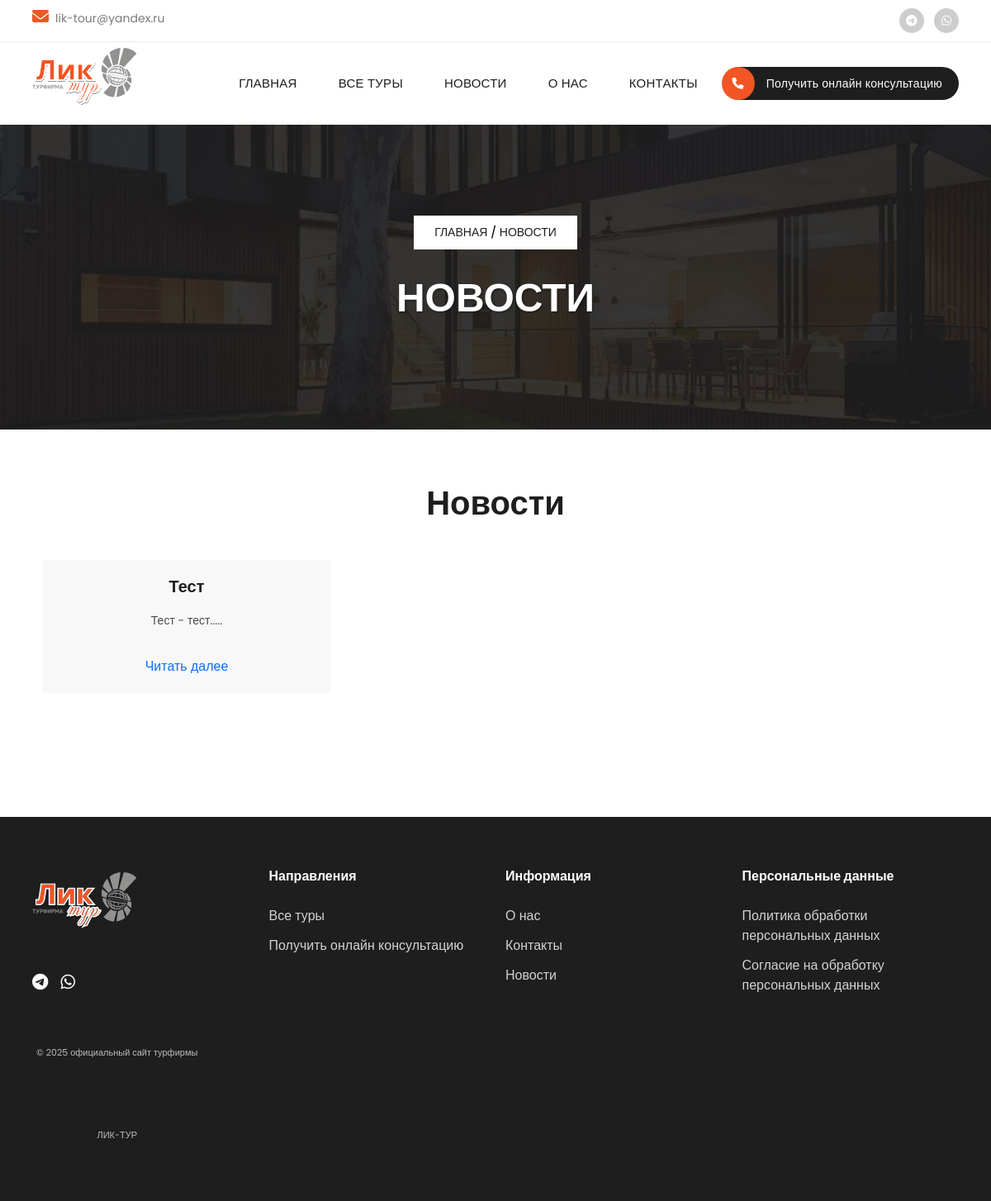
The app's page /all-news/, older data.
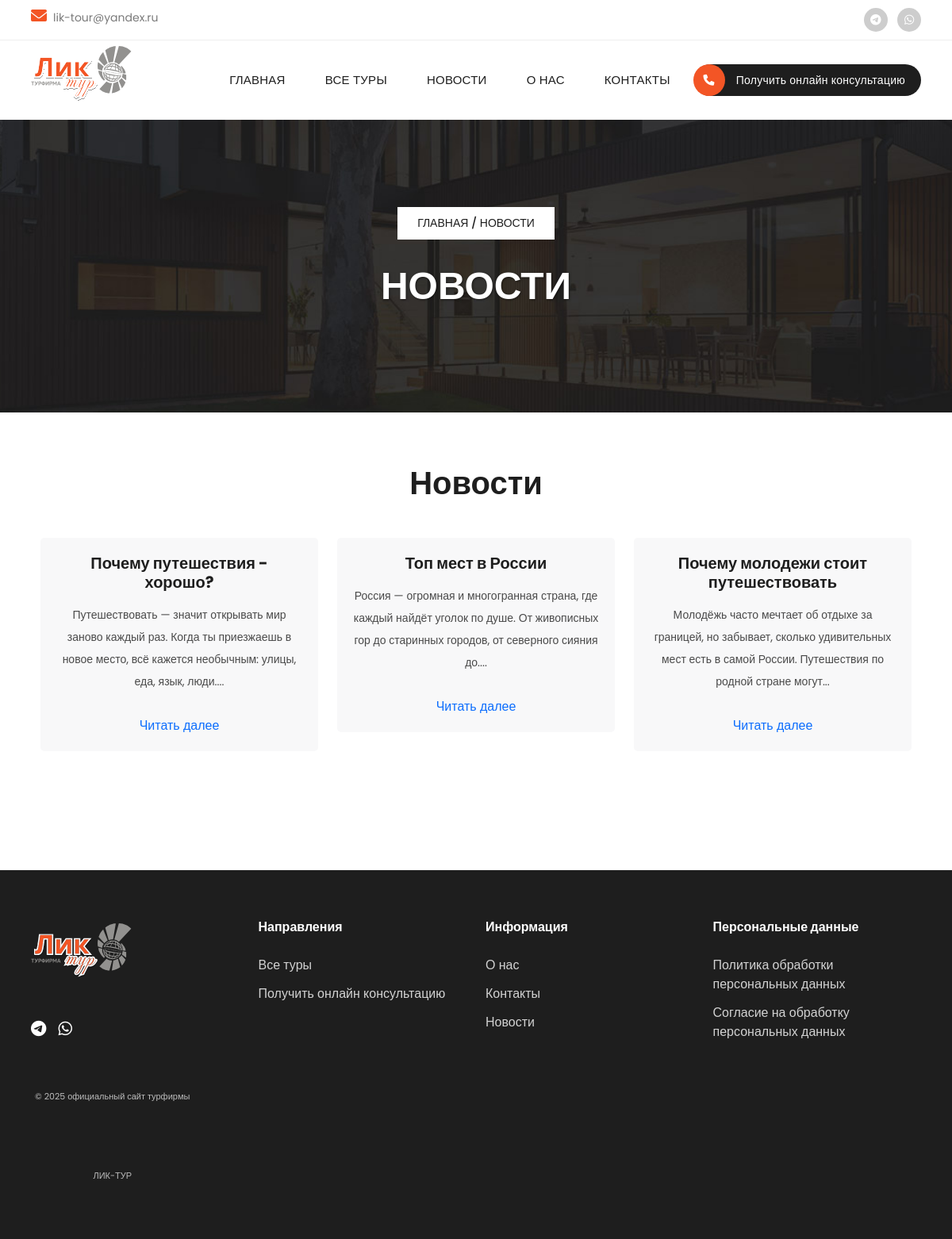
The same page, newer data.
### LikTour/models.py (models this page shows, shortened)
class News(models.Model):
    title = models.CharField(max_length=45, verbose_name='Заголовок новости')
    description = models.TextField(max_length=145, verbose_name='Описание новости')
    news = models.ForeignKey(AboutNewsPage, on_delete=models.PROTECT, null=True, blank=True, verbose_name='Новость')
    class Meta:
        verbose_name = 'Новость блоком'
        verbose_name_plural = 'Новости блоком'

### LikTour/views.py (the view)
# urls.py: path('all-news/', all_news, name='all_news'),
def all_news(request):
    news_list = News.objects.select_related('news').all()
    context = {
        'news_list': news_list
    }
    return render(request, 'LikTour/all-news.html', context)

### LikTour/templates/LikTour/all-news.html (shortened to what this page needs)
{% load static %}
<!DOCTYPE html>
<html lang="en">
  <head>
    <link href="{% static 'LikTour/vendor/bootstrap/css/bootstrap.min.css' %}" rel="stylesheet" />
    <link rel="stylesheet" href="{% static 'LikTour/css/fontawesome.css' %}" />
    <link rel="stylesheet" href="{% static 'LikTour/css/templatemo-villa-agency.css' %}" />
    <link rel="stylesheet" href="{% static 'LikTour/css/owl.css' %}" />
    <link rel="stylesheet" href="{% static 'LikTour/css/animate.css' %}" />
    <link rel="stylesheet" href="{% static 'LikTour/css/page_sities.css' %}" />
    <link rel="stylesheet" href="{% static 'LikTour/css/baner.css' %}" />
    <link rel="stylesheet" href="{% static 'LikTour/css/fyter.css' %}" />
    <link rel="stylesheet" href="{% static 'LikTour/css/news.css' %}" />
    <link
      rel="stylesheet"
      href="https://unpkg.com/swiper@7/swiper-bundle.min.css"
    />
    <link
      rel="stylesheet"
      href="https://cdnjs.cloudflare.com/ajax/libs/OwlCarousel2/2.3.4/assets/owl.carousel.min.css"
    />
    <link
      rel="stylesheet"
      href="https://cdnjs.cloudflare.com/ajax/libs/OwlCarousel2/2.3.4/assets/owl.theme.default.min.css"
    />
  </head>
  <body>
    <div class="sub-header">
      <div class="container">
        <div class="row">
          <div class="col-lg-8 col-md-8">
            <ul class="info">
              <a href="mailto:lik-tour@yandex.ru">
                <li><i class="fa fa-envelope"></i>lik-tour@yandex.ru</li>
              </a>
            </ul>
          </div>
          <div class="col-lg-4 col-md-4">
            <ul class="social-links">
              <li>
                <a
                  href="https://t.me/NataliyaBelimova?text=Здравствуйте,%20я%20по%20поводу..."
                  target="_blank"
                  rel="noopener noreferrer"
                >
                  <i class="fab fa-telegram"></i>
                </a>
              </li>
              <li>
                <a
                  href="https://wa.me/79141423955?text=Здравствуйте,%20я%20по%20поводу..."
                  target="_blank"
                  rel="noopener noreferrer"
                >
                  <i class="fab fa-whatsapp"></i>
                </a>
              </li>
            </ul>
          </div>
        </div>
      </div>
    </div>
    <header class="header-area header-sticky">
      <div class="container">
        <div class="row">
          <div class="col-12">
            <nav class="main-nav">
              <a href="{% url 'main_page' %}" class="logo">
                <img
                  src="{% static 'LikTour/images/logotip.svg' %}"
                  alt="logo"
                  class="logotip-img"
                />
              </a>
              <ul class="nav">
                <li><a href="{% url 'main_page' %}">ГЛАВНАЯ</a></li>
                <li><a href="{% url 'properties' %}">ВСЕ ТУРЫ</a></li>
                <li><a href="{% url 'all_news' %}">НОВОСТИ</a></li>
                <li><a href="{% url 'about_us' %}">О НАС</a></li>
                <li><a href="{% url 'contact_with_us' %}">КОНТАКТЫ</a></li>
                <li>
                  <a href="tel:+79141423955"
                    ><i class="fa fa-phone"></i> Получить онлайн консультацию</a
                  >
                </li>
              </ul>
            </nav>
          </div>
        </div>
      </div>
    </header>
    <div class="page-heading header-text1">
      <div class="container">
        <div class="row">
          <div class="col-lg-12">
            <span class="breadcrumb"
              ><a href="{% url 'main_page' %}">Главная</a> / Новости
            </span>
            <h3>Новости</h3>
          </div>
        </div>
      </div>
    </div>
    <div class="properties section">
      <div class="container">
        <div class="row">
          <div class="col-lg-12 text-center">
            <div class="section1">
              <div class="section-heading1">
                <h1>Новости</h1>
              </div>
            </div>
          </div>
        </div>
        <section class="service_section layout_padding">
          <div class="service_container">
            <div class="container">
              <div class="row">
                {% for news_item in news_list %}
                  <div class="col-md-4">
                    <div class="box">
                      <div class="detail-box">
                        <h5>{{ news_item.title }}</h5>
                        <p>{{ news_item.description }}</p>
                        <a href="{% url 'news_detail' news_item.news.id %}">Читать далее</a>
                      </div>
                    </div>
                  </div>
                {% empty %}
                  <div class="col-md-12">
                    <p>Новостей пока нет.</p>
                  </div>
                {% endfor %}
              </div>
            </div>
          </div>
        </section>
      </div>
    </div>
    <footer>
      <div class="container">
        <div class="row">
          <div class="col-lg-3 col-md-6 mb-5 mb-lg-0">
            <a href="{% url 'main_page' %}" class="logo">
              <img
                src="{% static 'LikTour/images/logotip.svg' %}"
                alt="logo"
                class="logotip-img"
              />
            </a>
            <div class="footer-social d-flex">
              <a
                href="https://t.me/NataliyaBelimova?text=Здравствуйте,%20я%20по%20поводу..."
                target="_blank"
                rel="noopener noreferrer"
              >
                <i class="fab fa-telegram"></i>
              </a>
              <a
                href="https://wa.me/79141423955?text=Здравствуйте,%20я%20по%20поводу..."
                target="_blank"
                rel="noopener noreferrer"
              >
                <i class="fab fa-whatsapp"></i>
              </a>
            </div>
            <p class="footer-copyright">
              © 2025 официальный сайт турфирмы ЛИК-ТУР
            </p>
          </div>
          <div class="col-lg-3 col-md-6 mb-5 mb-md-0">
            <div class="text-fyter">Направления</div>
            <br />
            <ul class="footer-links">
              <li><a href="{% url 'properties' %}">Все туры</a></li>
              <li>
                <a href="tel:+79141423955"> Получить онлайн консультацию</a>
              </li>
            </ul>
          </div>
          <div class="col-lg-3 col-md-6 mb-5 mb-md-0">
            <div class="text-fyter">Информация</div>
            <br />
            <ul class="footer-links">
              <li><a href="{% url 'about_us' %}">О нас</a></li>
              <li><a href="{% url 'contact_with_us' %}">Контакты</a></li>
              <li><a href="{% url 'all_news' %}">Новости</a></li>
            </ul>
          </div>
          <div class="col-lg-3 col-md-6">
            <div class="text-fyter">Персональные данные</div>
            <br />
            <ul class="footer-links">
              <li>
                <a href="{% url 'our_policy' %}">Политика обработки персональных данных</a>
              </li>
              <li>
                <a href="{% url 'agreement' %}"
                  >Согласие на обработку персональных данных</a
                >
              </li>
            </ul>
          </div>
        </div>
      </div>
    </footer>
  </body>
</html>

### LikTour/static/LikTour/css/page_sities.css (style rules this page uses)
.breadcrumb { background-color: #fff; color: #1e1e1e; font-size: 14px; font-weight: 500; text-transform: uppercase; padding: 10px 25px; display: inline-block; margin-bottom: 30px; }
.breadcrumb a { color: #1e1e1e; text-decoration: none; transition: color 0.3s; }
h3 { font-size: 2.5rem; font-weight: 700; margin-bottom: 20px; text-shadow: 1px 1px 3px rgba(0, 0, 0, 0.5); }

### LikTour/static/LikTour/css/fyter.css (style rules this page uses)
footer { background-color: #1e1e1e; color: #fff; padding: 60px 0 30px; font-family: "Poppins", sans-serif; }
.footer-social { margin: 20px 0; }
.footer-social a { color: #fff; font-size: 20px; margin-right: 15px; transition: color 0.3s; }
.footer-copyright { color: #fff; font-size: 11px; opacity: 0.7; margin-right: 57px; }
.footer-links { list-style: none; padding: 0; }
.footer-links li { margin-bottom: 12px; }
.footer-links a { color: #fff; opacity: 0.8; text-decoration: none; transition: all 0.3s; }

### LikTour/static/LikTour/css/news.css (style rules this page uses)
.row { display: flex; flex-wrap: wrap; margin-right: -15px; margin-left: -15px; }
.service_section .box .detail-box h5 { margin-bottom: 15px; }
.service_section .box .detail-box p { margin-bottom: 15px; }
.service_section .box .detail-box a { margin-top: 15px; display: inline-block; }
.service_section .box { display: flex; flex-direction: column; align-items: center; text-align: center; margin-top: 45px; background-color: #f8f8f9; padding: 20px; border-radius: 5px; }

Row changes from the older to the newer data that the page shows:
removed News: title "Тест", description "Тест - тест....."
added News: title "Почему путешествия - хорошо?", description "Путешествовать — значит открывать мир заново каждый раз. Когда ты приезжаешь в новое место, всё кажется необычным: улицы, еда, язык, люди...."
added News: title "Топ мест в России", description "Россия — огромная и многогранная страна, где каждый найдёт уголок по душе. От живописных гор до старинных городов, от северного сияния до...."
added News: title "Почему молодежи стоит путешествовать", description "Молодёжь часто мечтает об отдыхе за границей, но забывает, сколько удивительных мест есть в самой России. Путешествия по родной стране могут..."
